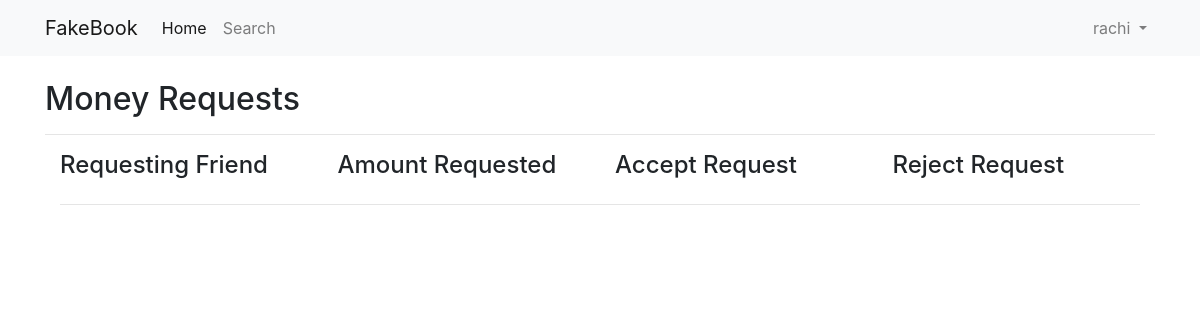
/payment/requests (signed in), run on an earlier commit of the app's database.
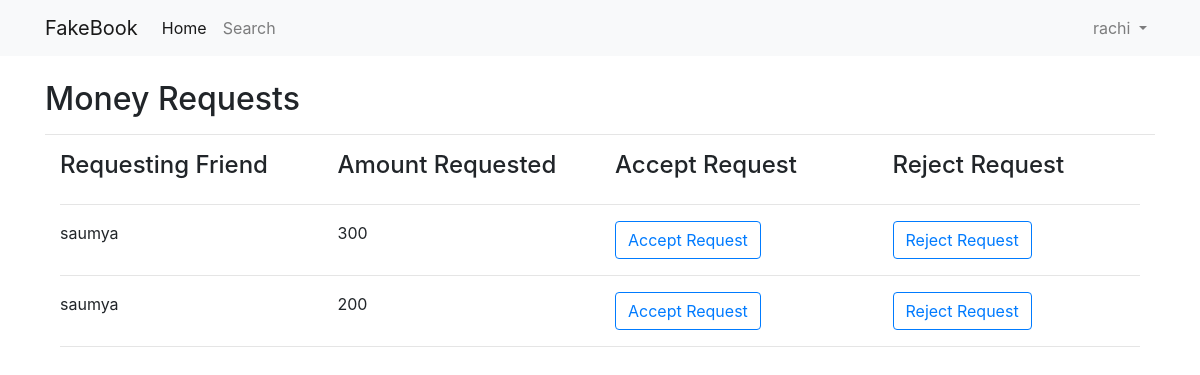
And on a later commit of the database.
### core/models.py (models this page shows)
class MoneyRequests(models.Model):
    request_id=models.AutoField(primary_key=True)
    friend_name=models.CharField(max_length=30)
    person_name=models.CharField(max_length=30)
    amount=models.IntegerField(default=0)

### core/views.py (the view, shortened to what this page needs)
# urls.py: path('payment/<name>',views.requestmoney,name='payment'),
def requestmoney(request,name):
    if name=="showlist":
        allfriends=Friends.objects.filter(person_user_name=request.user.username).order_by('friend_user_name')
        return render(request,'payment/show_friends.html',{'allfriends':allfriends})
    elif name=="requests":
        print("-----------")
        requests = MoneyRequests.objects.filter(friend_name= request.user.username).values()
        return render(request,'payment/payment_request.html',{'moneyrequests':requests})

### social_site/templates/payment/payment_request.html
{% extends "../registration/base.html" %}
{% block content %}
    <h2>Money Requests</h2>
    <hr>
    <div class="container-fluid">
            <div class="row">
                <div class="col-sm">
                    <h4>Requesting Friend</h4>
                </div>
                <div class="col-sm">
                    <h4>Amount Requested</h4>
                </div>
                <div class="col-sm">
                    <h4>Accept Request</h4>
                </div>
                <div class="col-sm">
                    <h4>Reject Request</h4>
                 </div>
            </div>
            <hr>
        {% for req in moneyrequests %}
            <div class="row">
                <div class="col-sm">
                    {{req.person_name}}
                </div>
                <div class="col-sm">
                    {{req.amount}}
                </div>
                <div class="col-sm">
                    <a href = "#" class="btn btn-outline-primary my-2 my-sm-0">Accept Request</a>
                </div>
                <div class="col-sm">
                    <a href = "{% url 'rejectrequest' req.request_id %}" class="btn btn-outline-primary my-2 my-sm-0">Reject Request</a>
                 </div>
            </div>
             <hr>
        {% endfor %}
    </div>
{% endblock %}

What changed in the data, as far as the page shows it:
added MoneyRequests: person_name "saumya", amount "300"
added MoneyRequests: person_name "saumya", amount "200"
